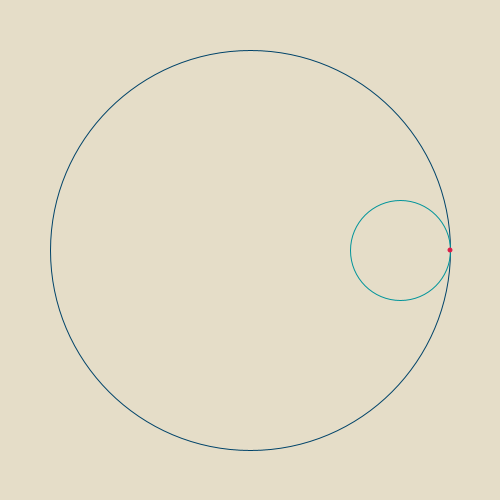
Frame 1 (no input)
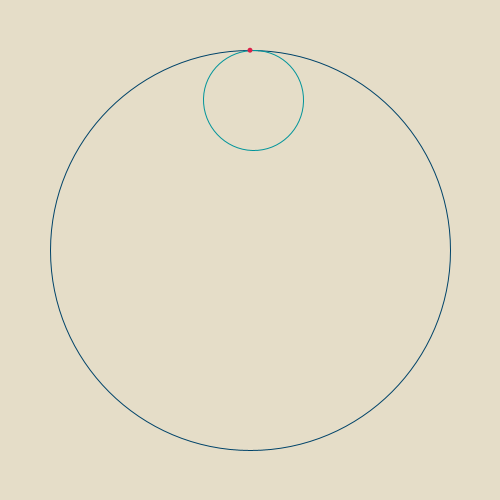
Frame 60 (the mouse pressed at the canvas centre just before this capture)
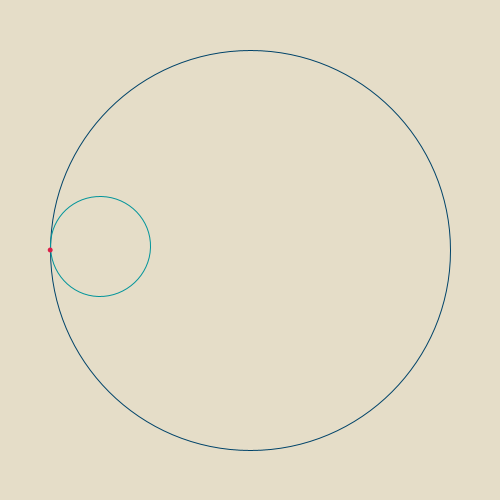
Frame 120 (the mouse held since frame 60 and released just before this capture)

The Processing sketch that drew these frames (run headless with seeded random() and noise(); from frame 60 on, the mouse is pressed at the canvas centre):

// Processing sketch: Problema_4
// ── Problema_4.pde
//Variáveis globais
float uc;
float theta;
float v2, v1;
float raio1, raio2;
int t;

public void setup(){
  
  //Configuração da animação
  size(500, 500);
  int frameRate = 60;
  frameRate(frameRate);
  
  //Inicialização das variáveis globais
  uc = min(width, height)/240;
  raio1 = 100*uc;
  raio2 = 25*uc;
  theta = -(radians(360)/(frameRate));
}

public void draw(){
  
  //Desenho
  background(#E5DDC8);
  
  translate(width/2, height/2);
  noFill();
  stroke(#004369);
  circle(0, 0, 2*raio1);
  
  rotate(raio2*t*theta/raio1);
  translate(raio1 - raio2, 0);
  stroke(#01949A);
  circle(0, 0, 2*raio2);
  
  rotate(-t*theta);
 
  noStroke();
  fill(#DB1F48);
  circle(raio2, 0, 5);
  
  rotate(t*theta);
  translate(-(raio1 - raio2), 0);
  
  t++;
}
